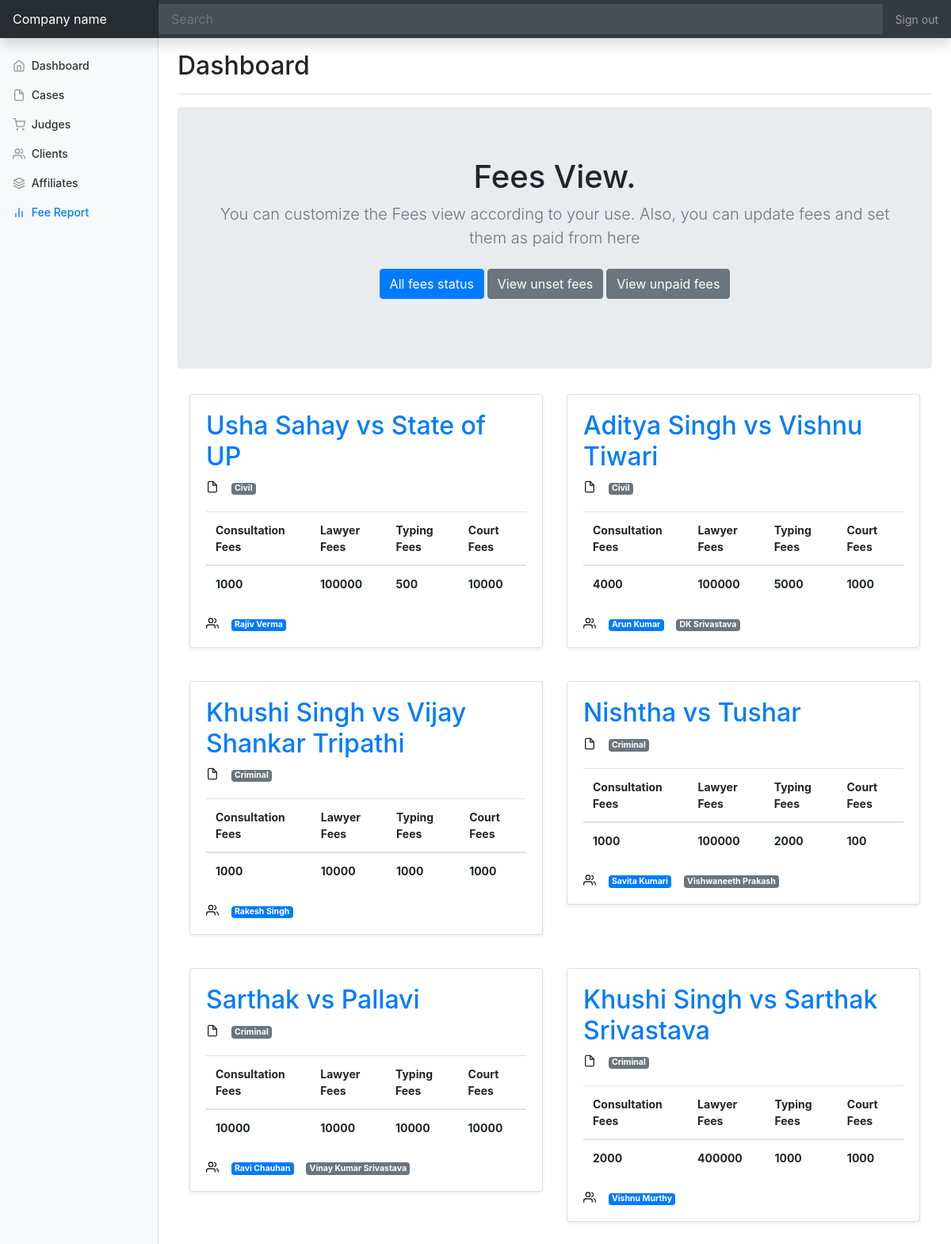
The page /dashboard/fees.php on the database its author committed.
### tables this page shows
CREATE TABLE `cases` (
  `caseid` int(4) NOT NULL AUTO_INCREMENT,
  `caseyear` int(4) NOT NULL,
  `party1` varchar(55) NOT NULL,
  `party2` varchar(55) NOT NULL,
  `affiliatedcounsel` varchar(55) NOT NULL,
  `casedescription` varchar(1024) NOT NULL,
  PRIMARY KEY (`caseid`)
);

CREATE TABLE `case_con` (
  `caseid` int(4) NOT NULL,
  `casetype` varchar(44) NOT NULL
);

CREATE TABLE `fees` (
  `typing` int(11) NOT NULL,
  `consultation` int(11) NOT NULL,
  `law` int(11) NOT NULL,
  `court` int(11) NOT NULL,
  `model` int(11) NOT NULL,
  `caseid` int(11) NOT NULL,
  `clientid` int(11) NOT NULL,
  KEY `caseid` (`caseid`,`clientid`)
);

CREATE TABLE `court` (
  `courtid` int(4) NOT NULL AUTO_INCREMENT,
  `courtname` varchar(55) NOT NULL,
  `courttype` varchar(55) NOT NULL,
  `casesinthecourt` varchar(127) DEFAULT NULL,
  `court_description` varchar(511) NOT NULL,
  `court_priority` varchar(10) NOT NULL,
  PRIMARY KEY (`courtid`)
);

### dashboard/fees.php (the view, shortened to what this page needs)
<!doctype html>
<html lang="en">
  <head>
<link href="../assets/dist/css/bootstrap.min.css" rel="stylesheet">
    <link href="dashboard.css" rel="stylesheet">
  </head>
  <body>
    <nav class="navbar navbar-dark sticky-top bg-dark flex-md-nowrap p-0 shadow">
  <a class="navbar-brand col-md-3 col-lg-2 mr-0 px-3" href="#">Company name</a>
  <input class="form-control form-control-dark w-100" type="text" placeholder="Search" aria-label="Search">
  <ul class="navbar-nav px-3">
    <li class="nav-item text-nowrap">
      <a class="nav-link" href="#">Sign out</a>
    </li>
  </ul>
</nav>
<div class="container-fluid">
  <div class="row">
    <nav id="sidebarMenu" class="col-md-3 col-lg-2 d-md-block bg-light sidebar collapse">
      <div class="sidebar-sticky pt-3">
        <ul class="nav flex-column">
          <li class="nav-item">
            <a class="nav-link" href="#">
              <span data-feather="home"></span>
              Dashboard <span class="sr-only">(current)</span>
            </a>
          </li>
          <li class="nav-item">
            <a class="nav-link" href="readcases.php">
              <span data-feather="file"></span>
              Cases
            </a>
          </li>
          <li class="nav-item">
            <a class="nav-link" href="../album/judges.php">
              <span data-feather="shopping-cart"></span>
              Judges
            </a>
          </li>
          <li class="nav-item">
            <a class="nav-link" href="../album/client.php">
              <span data-feather="users"></span>
              Clients
            </a>
          </li>
          <li class="nav-item">
            <a class="nav-link" href="../album/affiliates.php">
              <span data-feather="layers"></span>
              Affiliates
            </a>
          </li>
          <li class="nav-item">
            <a class="nav-link active" href="fees.php">
              <span data-feather="bar-chart-2"></span>
              Fee Report
            </a>
          </li>
        </ul>
      </div>
    </nav>
    <main role="main" class="col-md-9 ml-sm-auto col-lg-10 px-md-4">
      <div class="d-flex justify-content-between flex-wrap flex-md-nowrap align-items-center pt-3 pb-2 mb-3 border-bottom">
        <h1 class="h2">Dashboard</h1>
      </div>
      <section class="jumbotron text-center">
    <div class="container">
      <h1>Fees View.</h1>
      <p class="lead text-muted">You can customize the Fees view according to your use. Also, you can update fees and set them as paid from here</p>
      <p>
      <a href="#" class="btn btn-primary my-2">All fees status</a>
        <a href="unsetfees.php" class="btn btn-secondary my-2">View unset fees</a>
        <a href="unpaid.php" class="btn btn-secondary my-2">View unpaid fees</a>
      </p>
    </div>
  </section>
      <div class="container">
        <div class="row">
      <?php
$servername = "localhost:8889";
$username = "root";
$password = "vashuhero1";
$dbname = "lawyer";
$conn = new mysqli($servername, $username, $password, $dbname);
$sql = "SELECT * FROM cases";
$result = $conn->query($sql);
if ($result->num_rows > 0) {
  while($row = $result->fetch_assoc()) {
    $id=$row['caseid'];
    $sql1 = "SELECT * FROM case_con WHERE caseid=$id";
    $result1 = $conn->query($sql1);
    $row1=$result1->fetch_assoc();
    $sql2 = "SELECT * FROM court WHERE casesinthecourt=$id";
    $result2 = $conn->query($sql2);
    $row2=$result2->fetch_assoc();
    $sql3 = "SELECT * FROM fees WHERE caseid=$id";
    $result3 = $conn->query($sql3);
    $row3=$result3->fetch_assoc();
    echo '<div class="col-md-6">
          <div class="card mb-6 shadow-sm">
            <div class="card-body">
            <h2><a href=cases.php?id='.$id.'>'.$row[party1].' vs '.$row[party2].'</a></h2>
            <span data-feather="file"></span>&nbsp;&nbsp;&nbsp;
            <a href=casetype.php?casetype='.$row1['casetype'].'>'.'<span class="badge badge-secondary">'.$row1['casetype'].'</span></a></br></br>
            <table class="table">
  <thead>
    <tr>
      <th scope="col">Consultation Fees</th>
      <th scope="col">Lawyer Fees</th>
      <th scope="col">Typing Fees</th>
      <th scope="col">Court Fees</th>
    </tr>
  </thead>
  <tbody>
    <tr>
      <th scope="row">'.$row3['consultation'].'</th>
      <th scope="row">'.$row3['law'].'</th>
      <th scope="row">'.$row3['typing'].'</th>
      <th scope="row">'.$row3['court'].'</th>
    </tr>
  </tbody>
</table>
            <span data-feather="users"></span>&nbsp;&nbsp;&nbsp;
            <span class="badge badge-primary">'.$row['affiliatedcounsel'].'</span>&nbsp;&nbsp;&nbsp;
            <a href=judge.php>'.'<span class="badge badge-secondary">'.$row2['courtname'].'</span></a>
            </div>
          </div>
          </br>
          </br>
        </div>';
  }
} else {
  echo "0 results";
}
?>
</div>
</div>
    </main>
  </div>
</div>
        <script src="dashboard.js"></script></body>
</html>

### dashboard/dashboard.css (style rules this page uses)
body { font-size: .875rem; }
.feather { width: 16px; height: 16px; vertical-align: text-bottom; }
.sidebar { position: fixed; top: 0; bottom: 0; left: 0; z-index: 100; padding: 48px 0 0; box-shadow: inset -1px 0 0 rgba(0, 0, 0, .1); }
.sidebar-sticky { position: relative; top: 0; height: calc(100vh - 48px); padding-top: .5rem; overflow-x: hidden; overflow-y: auto; }
.sidebar .nav-link { font-weight: 500; color: #333; }
.sidebar .nav-link .feather { margin-right: 4px; color: #999; }
.sidebar .nav-link.active { color: #007bff; }
.sidebar .nav-link:hover .feather, .sidebar .nav-link.active .feather { color: inherit; }
.navbar-brand { padding-top: .75rem; padding-bottom: .75rem; font-size: 1rem; background-color: rgba(0, 0, 0, .25); box-shadow: inset -1px 0 0 rgba(0, 0, 0, .25); }
.navbar .form-control { padding: .75rem 1rem; border-width: 0; border-radius: 0; }
.form-control-dark { color: #fff; background-color: rgba(255, 255, 255, .1); border-color: rgba(255, 255, 255, .1); }

### rows shown on the page
cases: party1 "Usha Sahay", party2 "State of UP", case_con.casetype "Civil", fees.consultation "1000", fees.law "100000", fees.typing "500", fees.court "10000", affiliatedcounsel "Rajiv Verma"
cases: party1 "Aditya Singh", party2 "Vishnu Tiwari", case_con.casetype "Civil", fees.consultation "4000", fees.law "100000", fees.typing "5000", fees.court "1000", affiliatedcounsel "Arun Kumar", court.courtname "DK Srivastava"
cases: party1 "Khushi Singh", party2 "Vijay Shankar Tripathi", case_con.casetype "Criminal", fees.consultation "1000", fees.law "10000", fees.typing "1000", fees.court "1000", affiliatedcounsel "Rakesh Singh"
cases: party1 "Nishtha", party2 "Tushar", case_con.casetype "Criminal", fees.consultation "1000", fees.law "100000", fees.typing "2000", fees.court "100", affiliatedcounsel "Savita Kumari", court.courtname "Vishwaneeth Prakash"
cases: party1 "Sarthak", party2 "Pallavi", case_con.casetype "Criminal", fees.consultation "10000", fees.law "10000", fees.typing "10000", fees.court "10000", affiliatedcounsel "Ravi Chauhan", court.courtname "Vinay Kumar Srivastava"
cases: party1 "Khushi Singh", party2 "Sarthak Srivastava", case_con.casetype "Criminal", fees.consultation "2000", fees.law "400000", fees.typing "1000", fees.court "1000", affiliatedcounsel "Vishnu Murthy"
